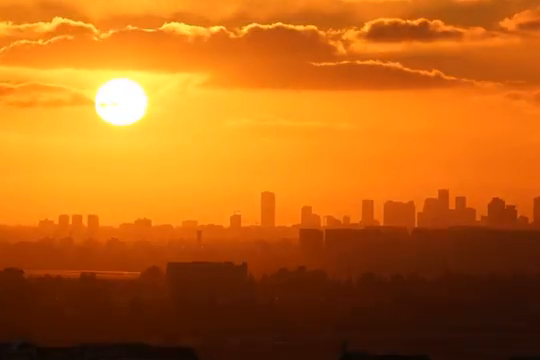
#> input picture frame 17 of sunset.mp4, 540 x 360 px
$ python ascii_video.py
#> lines starting #> are read from the running program, lines starting #| are printed output that depends on the picture
### ascii.py
import cv2
import os
import numpy as np
import gzip
import shutil
import time

characters = r"@&%QWNM0gB$#DR8mHXKAUbGOV4d9h6PkqwSE2]ayjxY5Zoen[ult13If}C{iF|(7J)vTLs?z/*cr!+<>;=^,_:'-.` "


def get_brightness(pixel):
    return 0.299 * pixel[2] + 0.587 * pixel[1] + 0.114 * pixel[0]


def getAscii(img, size) -> str:
    print(img.shape)

    img = cv2.resize(img, (256, 144))
    final_ascii = ""
    t = time.time()
    for x in range(img.shape[0]):
        for y in range(img.shape[1]):
            # print(img[x, y])
            bright = get_brightness(img[x, y])
            final_ascii += characters[int(bright / 255 * len(characters)) - 1]

        final_ascii += "\n"
    print("TIME TO RESIZE:", time.time() - t)
    return final_ascii


def writeAsciiToFile(ascii, filename):
    if not os.path.exists("ascii"):
        os.makedirs("ascii")
    with open("ascii/" + filename, "w") as file:
        file.write(ascii)
    with open("ascii/" + filename, "rb") as f_in:
        with gzip.open("ascii/" + filename + ".gz", "wb") as f_out:
            shutil.copyfileobj(f_in, f_out)


# [4 lines that do not run on import are left out]

### ascii_video.py
import cv2
import numpy as np
import os
from ascii import getAscii, writeAsciiToFile
import time


input_video_path = "sunset.mp4"

cap = cv2.VideoCapture(input_video_path)

if os.path.exists(input_video_path):
    print("Video file exists")
else:
    print("Video file does not exist")

video_str = ""
while cap.isOpened():

    ret, frame = cap.read()
#> frame is the input picture: shape (360, 540, 3); mean B, G, R 18.9, 100.6, 185.4

    if ret:
        cv2.imshow("frame", frame)

        video_str += getAscii(frame, 128) + "p"
#| (360, 540, 3)
#> in getAscii, `img = cv2.resize(img, (256, 144))`:
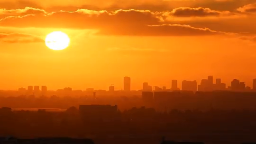
#> img: shape (144, 256, 3); mean of channels 0, 1, 2 18.9, 100.6, 185.4; drawn as B, G, R

        if cv2.waitKey(1) == ord("q"):
#> (key q is pressed here)
            break
    else:
        break

cap.release()
cv2.destroyAllWindows()
writeAsciiToFile(video_str, "sunset.txt")

$ run again, starting later in the video
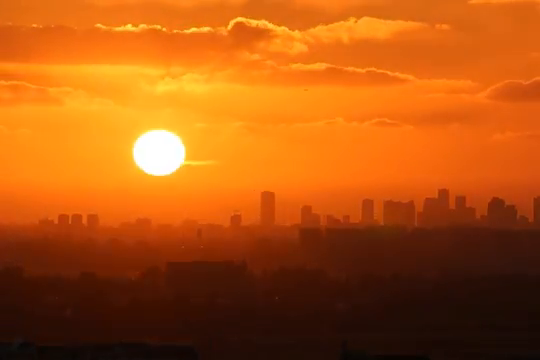
#> input picture frame 77 of sunset.mp4, 540 x 360 px
#> frame is the input picture: shape (360, 540, 3); mean B, G, R 15.9, 85.1, 174.7
#| (360, 540, 3)
#> in getAscii, `img = cv2.resize(img, (256, 144))`:
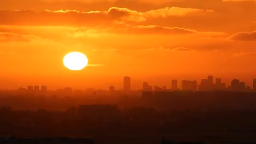
#> img: shape (144, 256, 3); mean of channels 0, 1, 2 15.9, 85.1, 174.7; drawn as B, G, R

$ run again, starting later in the video
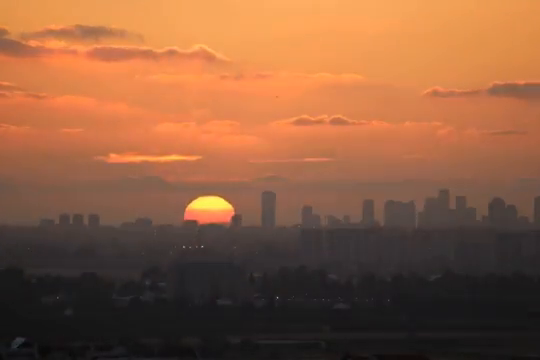
#> input picture frame 138 of sunset.mp4, 540 x 360 px
#> frame is the input picture: shape (360, 540, 3); mean B, G, R 62.2, 91.4, 139.9
#| (360, 540, 3)
#> in getAscii, `img = cv2.resize(img, (256, 144))`:
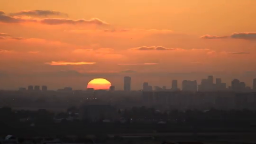
#> img: shape (144, 256, 3); mean of channels 0, 1, 2 62.2, 91.4, 139.9; drawn as B, G, R
